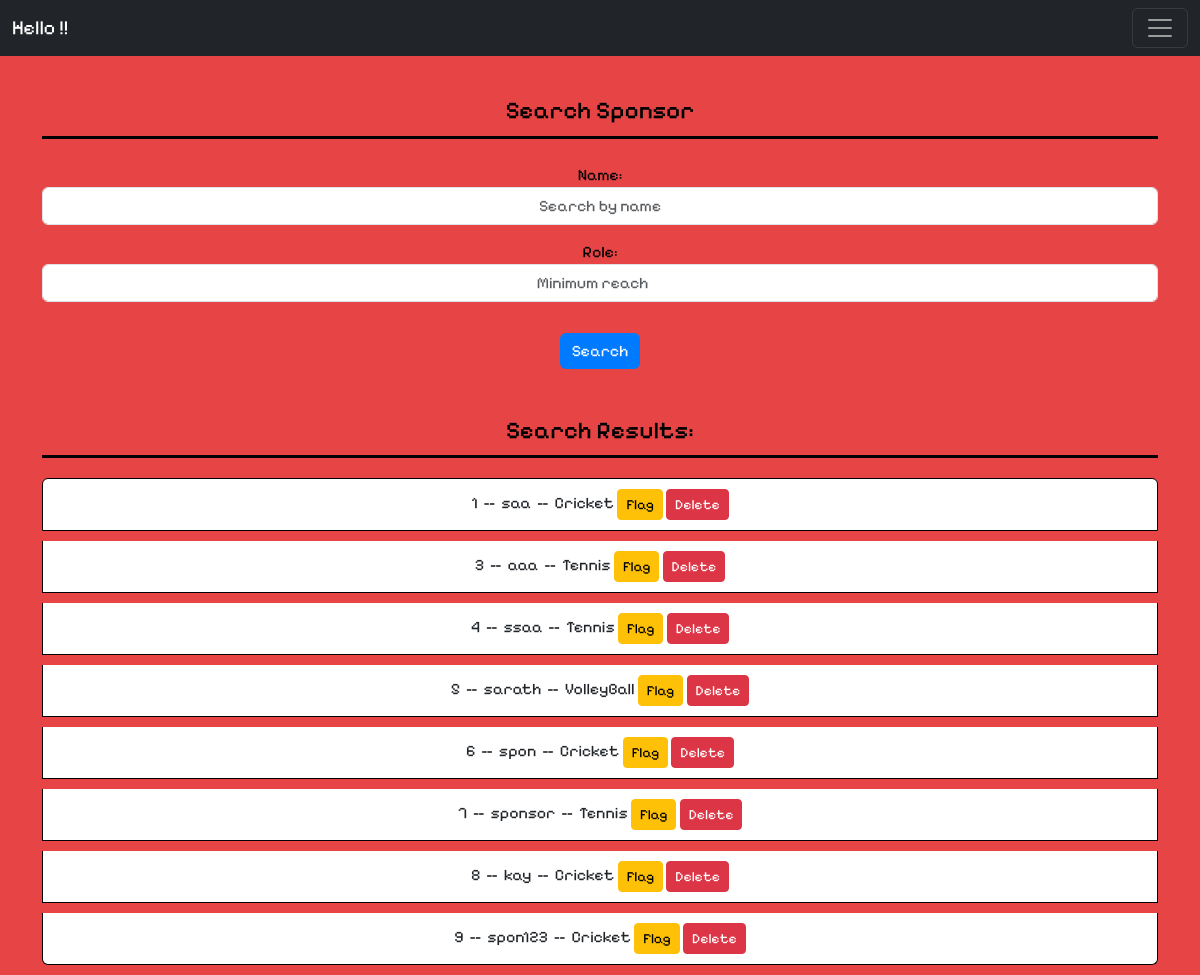
/searchspobyadm.html, run on the app's committed database.
### backend/models.py (models this page shows)
class spodata(db.Model):
    sp_id = db.Column(db.Integer, primary_key=True,autoincrement=True,nullable=False)
    sp_un = db.Column(db.String(255), unique=True,nullable=False)
    sp_password = db.Column(db.String(255), nullable=False)
    sp_role = db.Column(db.String(50), nullable=False)
    sp_flag=db.Column(db.String(50), default="False")

### backend/control.py (the view)
@app.route('/searchspobyadm.html', methods=['POST','GET'])
def ssba():
    query1 = request.args.get('query12')
    min_reach1 = request.args.get('min_reach12')
    filters = []
    if query1:
        filters.append(spodata.sp_un.ilike(f'%{query1}%'))
    if min_reach1:
        filters.append(spodata.sp_role.ilike(f'{min_reach1}'))
    influencers = spodata.query.filter(*filters).all()
    return render_template('searchspobyadm.html',influencers=influencers)

### templates/searchspobyadm.html (shortened to what this page needs)
<!DOCTYPE html>
<html lang="en">
<head>
    <link href="https://cdn.jsdelivr.net/npm/bootstrap@5.3.3/dist/css/bootstrap.min.css" rel="stylesheet">
    <link href="https://getbootstrap.com/docs/5.3/assets/css/docs.css" rel="stylesheet">
</head>
<body>
    <nav class="navbar navbar-dark bg-dark fixed-top">
        <div class="container-fluid">
            <a class="navbar-brand" href="#">Hello {{ spon_un }} !!</a>
            <button class="navbar-toggler" type="button" data-bs-toggle="offcanvas" data-bs-target="#offcanvasDarkNavbar" aria-controls="offcanvasDarkNavbar" aria-label="Toggle navigation">
            <span class="navbar-toggler-icon"></span>
            </button>
        </div>
    </nav>
    <div class="container mt-5">
        <h1 class="mb-4"><br>Search Sponsor</h1>
        <form action="{{ url_for('ssba') }}" method="GET">
            <div class="form-group">
                <label for="query">Name:</label>
                <input type="text" class="form-control" name="query12" placeholder="Search by name">
            </div>
            <div class="form-group">
                <label for="min_reach">Role:</label>
                <input type="number" class="form-control" name="min_reach12" placeholder="Minimum reach">
            </div>
            <button type="submit" class="btn btn-primary mt-3">Search</button>
        </form>
        {% if influencers %}
            <h2 class="mt-5">Search Results:</h2>
            <ul class="list-group mt-3">
                {% for influencer in influencers %}
                    <li class="list-group-item">
                        {{influencer.sp_id}} &nbsp;--&nbsp; {{ influencer.sp_un }} &nbsp;--&nbsp; {{ influencer.sp_role}}
                        <a href="{{ url_for('flagspo',sp_id=influencer.sp_id) }}" onclick="return confirm('Are you sure you want to flag this sponsor?')" class="btn btn-warning btn-sm">Flag</a>
                        <a href="{{ url_for('delspo',sp_id=influencer.sp_id) }}" onclick="return confirm('Are you sure you want to delete this sponsor?')" class="btn btn-danger btn-sm">Delete</a>
                    </li>
                {% endfor %}
            </ul>
        {% endif %}
    </div>
</body>
</html>

### templates/searchspobyadm.html (style rules this page uses)
body { display: flex; height: 100vh; margin: 0; background-color: #e74545; font-family: "Pixelify Sans", sans-serif; font-optical-sizing: auto; font-weight: 900px; font-style: normal; padding: 0; color: #000; }
nav { display: flex; justify-content: space-around; background-color: #000; color: #fff; padding: 10px; }
.container { margin-top: 70px; text-align: center; }
h1, h2 { font-size: 24px; border-bottom: 3px solid #000; padding-bottom: 10px; margin-top: 20px; margin-bottom: 20px; }
.form-group { margin-bottom: 15px; }
.form-control { text-align: center; }
.list-group-item { background-color: #fff; border: 1px solid #000; margin-bottom: 10px; padding: 10px; }
.btn-primary { background-color: #007bff; border: none; }

### data on the page
spodata: sp_id "1", sp_un "saa", sp_role "Cricket"
spodata: sp_id "3", sp_un "aaa", sp_role "Tennis"
spodata: sp_id "4", sp_un "ssaa", sp_role "Tennis"
spodata: sp_id "5", sp_un "sarath", sp_role "VolleyBall"
spodata: sp_id "6", sp_un "spon", sp_role "Cricket"
spodata: sp_id "7", sp_un "sponsor", sp_role "Tennis"
spodata: sp_id "8", sp_un "kay", sp_role "Cricket"
spodata: sp_id "9", sp_un "spon123", sp_role "Cricket"
